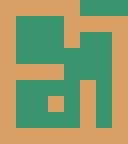

This game map was drawn from its Tiled (.tmx) file and the tilesets committed beside it. A one-line description and the full map source follow:
An orthogonal 8x9 tile map with 16x16 px tiles, 2 tile layers (layer0, layer1).

<map version="1.9" tiledversion="1.9.0" orientation="orthogonal" renderorder="right-down" width="8" height="9" tilewidth="16" tileheight="16" infinite="0" nextlayerid="3" nextobjectid="1">
 <tileset firstgid="1" source="blocks.tsx" />
 <layer id="1" name="layer0" width="8" height="9">
  <data encoding="csv">
1,1,1,1,1,1,1,1,
1,1,1,1,1,1,1,1,
1,1,1,1,1,1,1,1,
1,1,1,1,1,1,1,1,
1,1,1,1,1,1,1,1,
1,1,1,1,1,1,1,1,
1,1,1,1,1,1,1,1,
1,1,1,1,1,1,1,1,
1,1,1,1,1,1,1,1
</data>
 </layer>
 <layer id="2" name="layer1" width="8" height="9">
  <data encoding="csv">
2,2,2,2,2,0,0,0,
2,0,0,0,2,2,2,2,
2,0,0,0,2,0,0,2,
2,0,0,0,0,0,0,2,
2,2,2,2,0,0,0,2,
2,0,0,0,0,2,0,2,
2,0,0,2,0,2,0,2,
2,0,0,0,0,2,0,2,
2,2,2,2,2,2,2,2
</data>
 </layer>
</map>